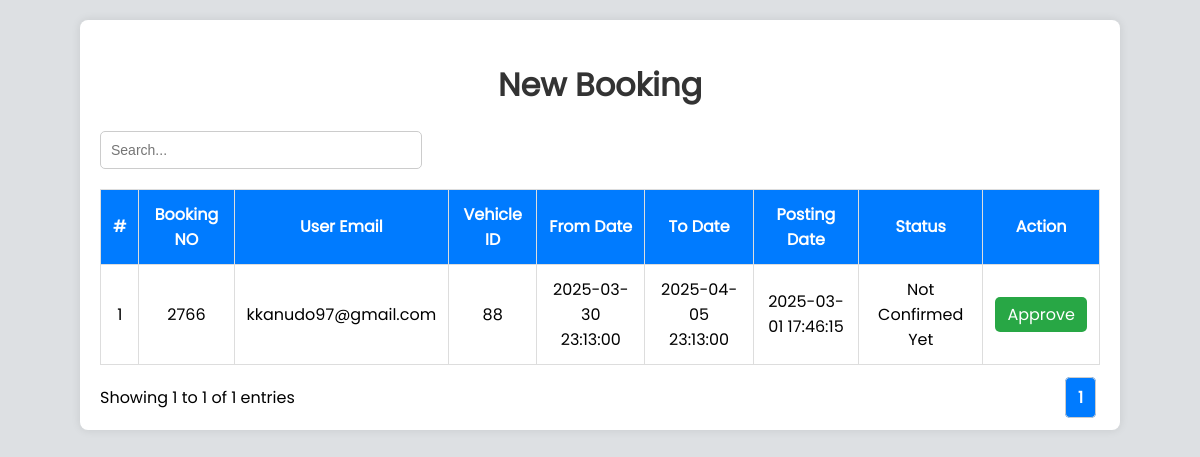
Page /admin/new-booking.php on the committed database.
### tables this page shows
CREATE TABLE IF NOT EXISTS `booking` (
  `id` int NOT NULL AUTO_INCREMENT,
  `bookingno` bigint NOT NULL,
  `userEmail` varchar(100) NOT NULL,
  `vid` int NOT NULL,
  `rent_type` varchar(255) NOT NULL,
  `FromDate` datetime NOT NULL,
  `ToDate` datetime NOT NULL,
  `message` varchar(200) NOT NULL,
  `status` int NOT NULL,
  `PostingDate` timestamp NOT NULL DEFAULT CURRENT_TIMESTAMP,
  `LastUpdationDate` timestamp NOT NULL DEFAULT CURRENT_TIMESTAMP,
  `pickup` varchar(255) NOT NULL,
  `dropoff` varchar(255) NOT NULL,
  `did` int NOT NULL,
  `dname` varchar(255) NOT NULL,
  `order_id` varchar(255) NOT NULL,
  `amount` int NOT NULL,
  `payment` int NOT NULL,
  `ReturnDate` timestamp NOT NULL,
  `is_notified` int NOT NULL,
  `new_start_date` date DEFAULT NULL,
  `new_end_date` date DEFAULT NULL,
  `modification_status` enum('pending','approved','rejected') DEFAULT NULL,
  PRIMARY KEY (`id`)
);

### admin/new-booking.php (the view, shortened to what this page needs)
<?php
   @include "include/config.php";
   $status = 0;
   $limit =3;
   $page = isset($_GET['page']) ? $_GET['page'] : 1;
   $start = ($page - 1) * $limit;
   $sql = "SELECT * FROM booking where status=$status LIMIT $start, $limit";
   $result = mysqli_query($conn, $sql);
   $total_result = mysqli_query($conn, "SELECT COUNT(*) AS total FROM booking where status=$status");
   $total_row = mysqli_fetch_assoc($total_result);
   $total_entries = $total_row['total'];
   $total_pages = ceil($total_entries / $limit);
   ?>
<!DOCTYPE html>
<html lang="en">
<head>
    <link rel="stylesheet" href="css/all.min.css">
    <link rel="stylesheet" href="css/fontawesome.min.css">
</head>
<body>
    <div class="container">
        <h1>New Booking</h1>
        <div class="search-container">
            <input type="text" id="search" placeholder="Search..." onkeyup="searchTable()">
        </div>
        <table id="bookingTable">
            <thead>
                <tr>
                    <th>#</th>
                    <th>Booking NO</th>
                    <th>User Email</th>
                    <th>Vehicle ID</th>
                    <th>From Date</th>
                    <th>To Date</th>
                    <th>Posting Date</th>
                    <th>Status</th>
                    <th>Action</th>
                </tr>
            </thead>
            <tbody>
                <?php
                   $n = 1;
                   while ($row = mysqli_fetch_assoc($result)) {
                   ?>
                    <tr>
                        <td><?php echo $n; ?></td>
                        <td><?php echo $row['bookingno']; ?></td>
                        <td><?php echo $row['userEmail']; ?></td>
                        <td><?php echo $row['vid']; ?></td>
                        <td><?php echo $row['FromDate']; ?></td>
                        <td><?php echo $row['ToDate']; ?></td>
                        <td><?php echo $row['PostingDate']; ?></td>
                        <td><?php echo ($row['status'] == 0) ? "Not Confirmed Yet" : "Confirmed"; ?></td>
                        <td class="action">
                            <a href="Approve.php?bno=<?php echo $row['bookingno']; ?>&userEmail=<?php echo $row['userEmail']; ?>&did=<?php echo $row['did']; ?>">Approve</a>
                        </td>
                    </tr>
                <?php
                       $n++;
                   }
                   ?>
            </tbody>
        </table>
        <div class="d-flex">
            <div>Showing <?php echo $start + 1; ?> to <?php echo min($start + $limit, $total_entries); ?> of <?php echo $total_entries; ?> entries</div>
            <div class="pagination">
                <?php for ($i = 1; $i <= $total_pages; $i++): ?>
                    <a href="?page=<?php echo $i; ?>" class="page-link <?php echo $i == $page ? 'active' : ''; ?>"><?php echo $i; ?></a>
                <?php endfor; ?>
            </div>
        </div>
    </div>
</body>
</html>

### admin/new-booking.php (style rules this page uses)
body { font-family: 'pop-regular', sans-serif; margin: 20px; background-color: rgb(221, 224, 227); }
.container { width: 1000px; margin: auto; background: white; padding: 20px; border-radius: 8px; box-shadow: 0 0 10px rgba(0, 0, 0, 0.1); }
h1 { text-align: center; color: #333; }
.search-container { margin-bottom: 15px; display: flex; justify-content: space-between; }
.search-container input { padding: 10px; font-size: 14px; width: 100%; max-width: 300px; border: 1px solid #ccc; border-radius: 5px; }
table { width: 100%; border-collapse: collapse; margin-top: 20px; }
th, td { border: 1px solid #ddd; text-align: center; padding: 12px; }
th { background-color: #007bff; color: white; }
.action a { text-decoration: none; padding: 6px 12px; background: #28a745; color: white; border-radius: 5px; }
.d-flex { display: flex; justify-content: space-between; align-items: center; margin-top: 20px; }
.pagination a { padding: 8px 12px; margin: 0 4px; border: 1px solid #ccc; border-radius: 5px; text-decoration: none; color: #333; background-color: white; transition: background-color 0.3s ease; }
.pagination a.active { background-color: #007bff; color: white; font-weight: bold; }

### rows in the picture
booking: bookingno "2766", userEmail "kkanudo97@gmail.com", vid "88", FromDate "2025-03-30 23:13:00", ToDate "2025-04-05 23:13:00", PostingDate "2025-03-01 17:46:15", status "Not Confirmed Yet"

### other values in the picture
$start + 1 "1"
min($start + $limit, $total_entries) "1"
$total_entries "1"
